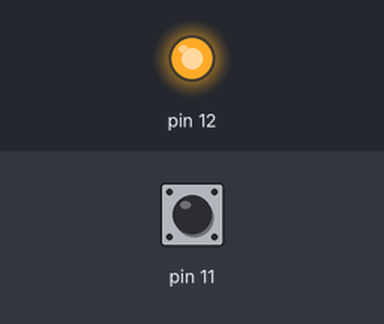
Bench run of a program on a simulated Raspberry Pi (header pin numbers). On the bench: output pins drawn as LEDs (lit = HIGH). Dashed ring = blinking. The inputs (shaded band) are chosen by the test bench; at power-on: pin 11 HIGH. Random numbers come from a fixed seed.

Above: at 1.2 s.
1.3 s: pin 11 pulsed LOW 2 times (0.12 s each, 0.3 s apart)
At 1.8 s:
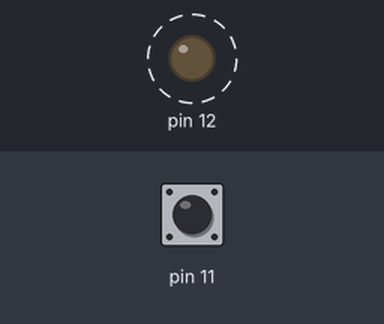
Timing chart, 0 to 4.4 s (numbered marks = the images above; inputs shaded):
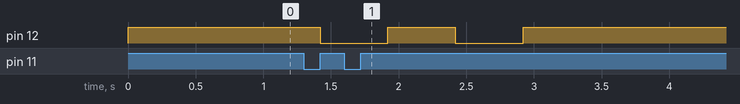

Measured:
- after the input at 1.3 s, pin 12: alternates HIGH for 0.50 s and LOW for 0.50 s, 4 changes in all, then stays HIGH, starting after 0.12 s

The program:

random_button.py
```python
#!/usr/bin/python
import RPi.GPIO as GPIO
import time
import random

GPIO.setmode(GPIO.BOARD)
GPIO.setwarnings(False)
GPIO.setup(11, GPIO.IN)
GPIO.setup(12, GPIO.OUT)

while True:
	if not GPIO.input(11):
		flash = random.randint(1,6)
		while not GPIO.input(11):
			GPIO.output(12, True)
		while flash > 0:
			GPIO.output(12, False)
			time.sleep(.5)
			GPIO.output(12, True)
			time.sleep(.5)
			flash -= 1
	else:
		GPIO.output(12, True)
```
